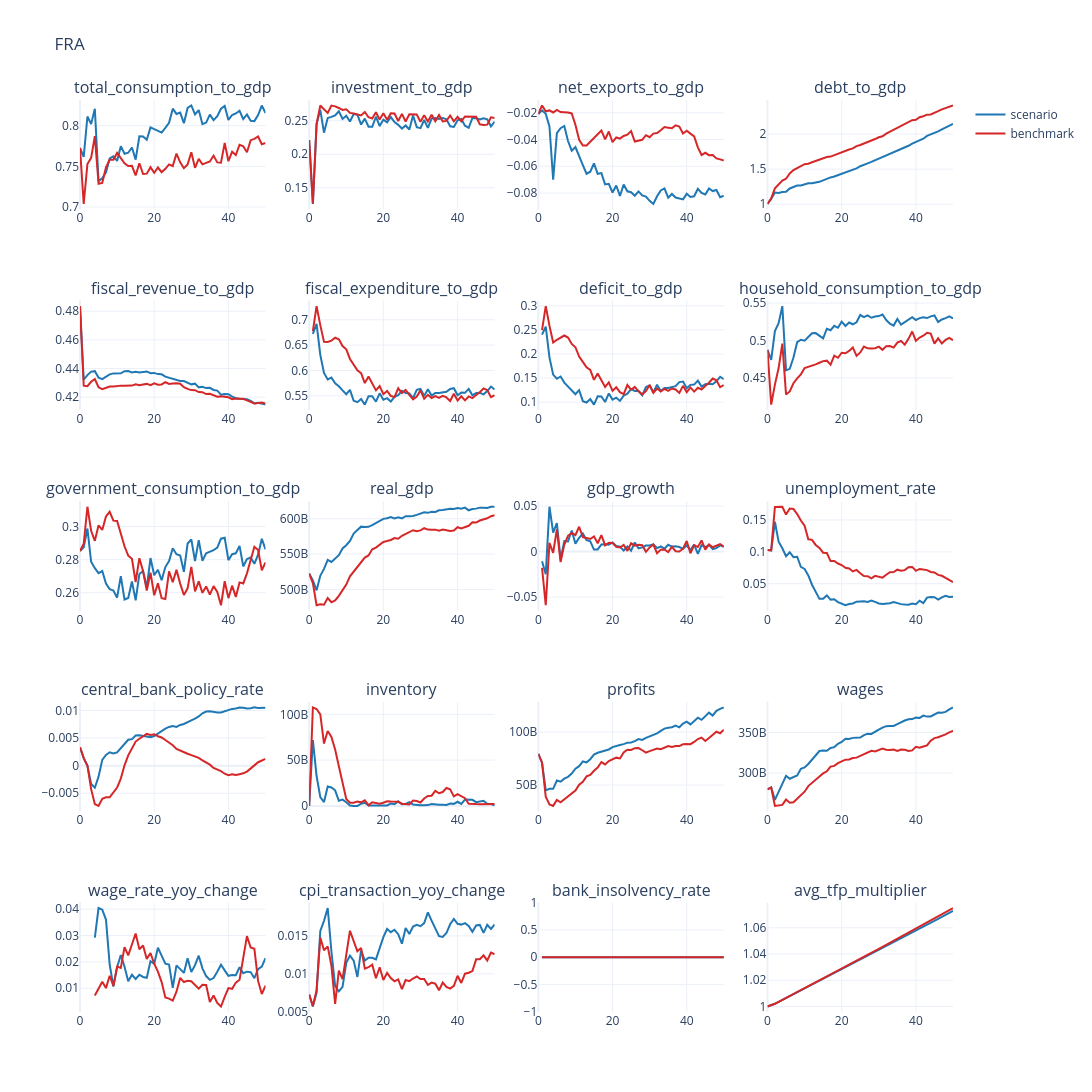
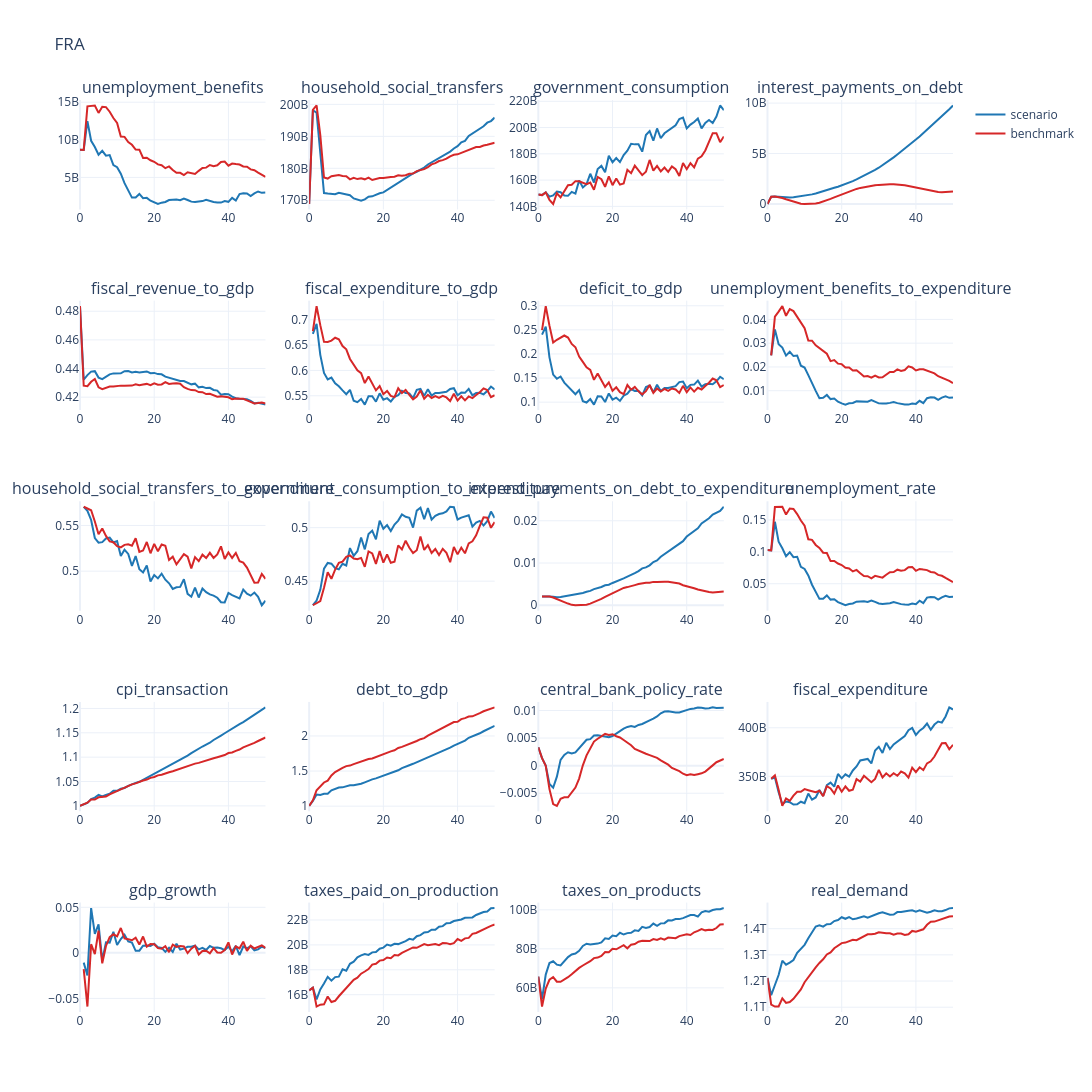
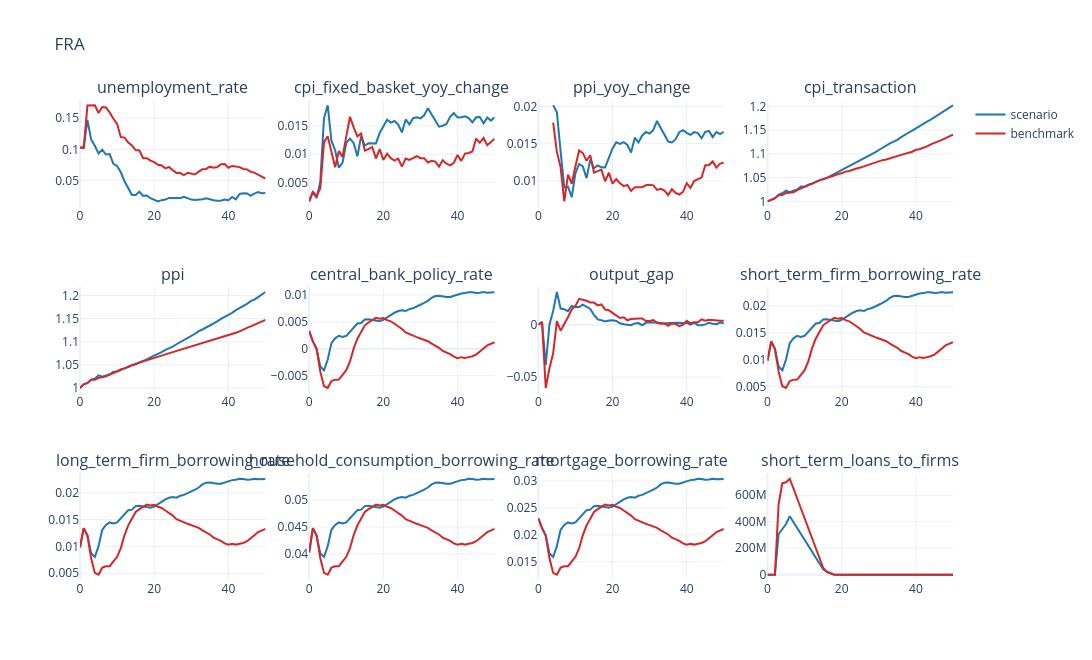
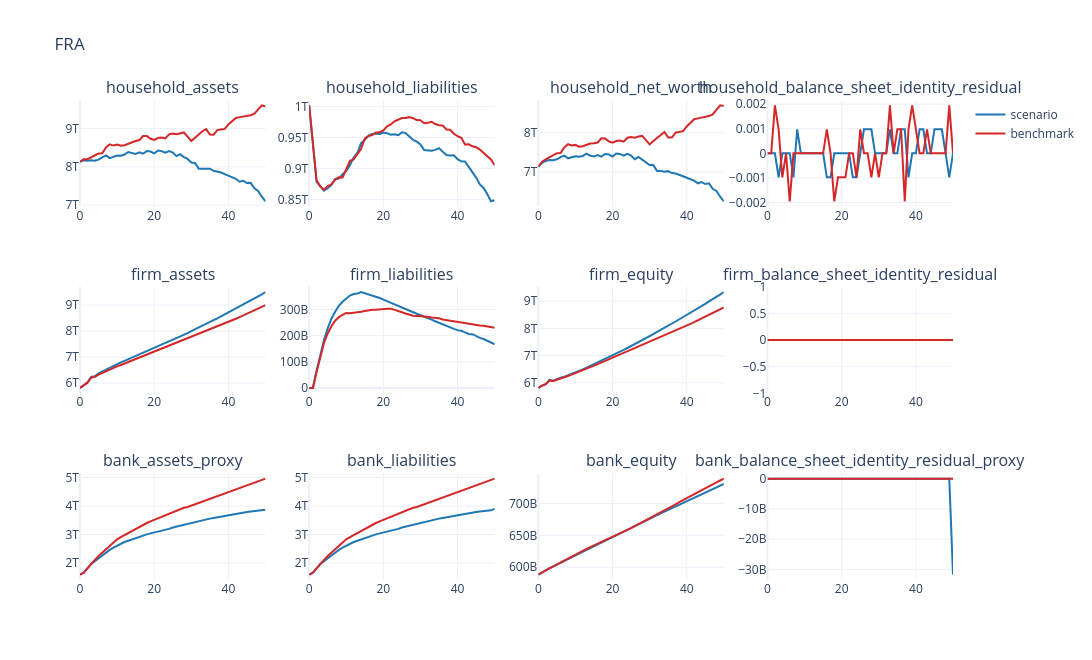

Write notebook code for charts like these, in order.
### Markdown cell above
## Benchmark comparison

### Code cell
if df_benchmark is None:
    print("Benchmark disabled in Inputs.")
else:
    plot_output(df=df_scenario[list(MACRO_COLUMNS)], df_compare=df_benchmark[list(MACRO_COLUMNS)], no_rows=5, no_cols=4, country_code=COUNTRY, **FIGURE_SIZES["benchmark"])
    plot_output(df=df_scenario[list(FISCAL_COLUMNS)], df_compare=df_benchmark[list(FISCAL_COLUMNS)], no_rows=5, no_cols=4, country_code=COUNTRY, **FIGURE_SIZES["benchmark"])
    plot_output(df=df_scenario[list(POLICY_COLUMNS)], df_compare=df_benchmark[list(POLICY_COLUMNS)], no_rows=3, no_cols=4, country_code=COUNTRY, **FIGURE_SIZES["benchmark"])
    plot_output(df=df_scenario[list(BALANCE_SHEET_COLUMNS)], df_compare=df_benchmark[list(BALANCE_SHEET_COLUMNS)], no_rows=3, no_cols=4, country_code=COUNTRY, **FIGURE_SIZES["benchmark"])
